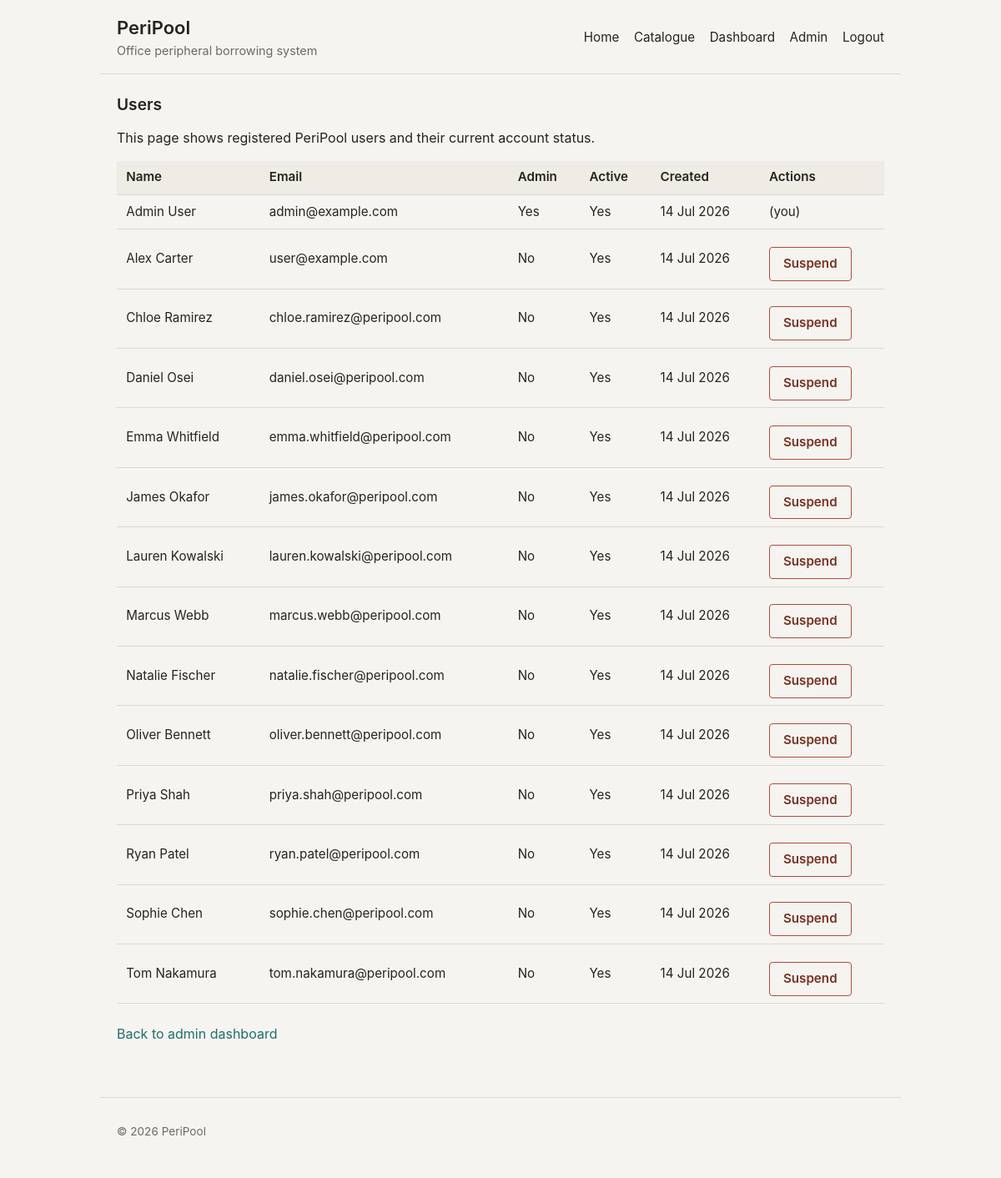
Page /admin/users (signed in) on the committed database.
### app/models.py (models this page shows, shortened)
class User(db.Model, UserMixin):
    __tablename__ = 'users'
    id = db.Column(db.Integer, primary_key=True)
    name = db.Column(db.String(100), nullable=False)
    email = db.Column(db.String(150), unique=True, nullable=False, index=True)
    password_hash = db.Column(db.String(255), nullable=False)
    is_admin = db.Column(db.Boolean, nullable=False, default=False)
    is_active = db.Column(db.Boolean, nullable=False, default=True)
    created_at = db.Column(db.DateTime, nullable=False, default=get_utc_now)
    updated_at = db.Column(
        db.DateTime,
        nullable=False,
        default=get_utc_now,
        onupdate=get_utc_now
    )
    borrow_records = db.relationship("BorrowRecord", back_populates="user")
    reviews = db.relationship("ItemReview", back_populates="user")

### app/blueprints/admin.py (the view)
@admin.route('/users')
@admin_required
def users():
    all_users = User.query.order_by(User.name).all()
    return render_template(
        'admin_users.html',
        users=all_users
    )

### app/models.py (called while the page is built)
@login_manager.user_loader
def load_user(user_id):
    return db.session.get(User, int(user_id))

### app/templates/admin_users.html (shortened to what this page needs)
{% extends "base.html" %}
{% block content %}
<section>
    <h2>Users</h2>
    <p>
        This page shows registered PeriPool users and their current account status.
    </p>
    {% if users %}
        <table>
            <thead>
                <tr>
                    <th>Name</th>
                    <th>Email</th>
                    <th>Admin</th>
                    <th>Active</th>
                    <th>Created</th>
                    <th>Actions</th>
                </tr>
            </thead>
            <tbody>
                {% for user in users %}
                    <tr>
                        <td data-label="Name">{{ user.name }}</td>
                        <td data-label="Email">{{ user.email }}</td>
                        <td data-label="Admin">{{ 'Yes' if user.is_admin else 'No' }}</td>
                        <td data-label="Active">{{ 'Yes' if user.is_active else 'No' }}</td>
                        <td data-label="Created">
                            {% if user.created_at %}
                                {{ user.created_at.strftime('%d %b %Y') }}
                            {% else %}
                                Not recorded
                            {% endif %}
                        </td>
                        <td data-label="Actions">
                            {% if user.id != current_user.id %}
                                <form
                                    method="post"
                                    action="{{ url_for('admin.toggle_user_active', user_id=user.id) }}"
                                    data-confirm="{{ 'Reactivate' if not user.is_active else 'Suspend' }} {{ user.name }}?"
                                >
                                    <button type="submit">{{ 'Reactivate' if not user.is_active else 'Suspend' }}</button>
                                </form>
                            {% else %}
                                (you)
                            {% endif %}
                        </td>
                    </tr>
                {% endfor %}
            </tbody>
        </table>
    {% else %}
        <p>No users found.</p>
    {% endif %}
    <p>
        <a href="{{ url_for('admin.dashboard') }}">Back to admin dashboard</a>
    </p>
</section>
{% endblock %}

### app/static/css/style.css (style rules this page uses)
:root { --color-bg: #f5f4f0; --color-surface: #ffffff; --color-surface-muted: #eeece5; --color-text: #26241f; --color-text-muted: #6b6a62; --color-border: #dcd8cd; --color-accent: #1f6f6b; --color-accent-hover: #17534f; --color-accent-contrast: #ffffff; --color-focus-ring: rgba(31, 111, 107, 0.25); --color-success-bg: #eaf3ea; --color-success-text: #2f5f33; --color-success-border: #4b8f52; --color-danger-bg: #f7e9e6; --color-danger-text: #7a3122; --color-danger-border: #b5493a; --color-warning-bg: #f7efe0; --color-warning-text: #6b4c14; --color-warning-border: #a97a1f; --color-info-bg: #e8eef2; --color-info-text: #2c4a5c; --color-info-border: #3d6b8a; --radius: 4px; --max-width: 960px; }
* { box-sizing: border-box; }
body { margin: 0; background: var(--color-bg); color: var(--color-text); font-family: -apple-system, BlinkMacSystemFont, "Segoe UI", Roboto, "Helvetica Neue", Arial, sans-serif; font-size: 16px; line-height: 1.5; }
h1, h2, h3 { line-height: 1.25; font-weight: 600; }
h2 { font-size: 1.2rem; margin-top: 0; }
a { color: var(--color-accent); text-decoration: none; }
section { margin-bottom: 1rem; }
table { width: 100%; border-collapse: collapse; margin-bottom: 1.5rem; font-size: 0.95rem; }
th, td { text-align: left; padding: 0.55rem 0.7rem; border-bottom: 1px solid var(--color-border); }
thead th { background: var(--color-surface-muted); font-weight: 600; border-bottom: 1px solid var(--color-border); }
form { max-width: 30rem; }
button, .button { display: inline-block; margin-top: 0.75rem; padding: 0.5rem 1rem; background: var(--color-accent); color: var(--color-accent-contrast); border: 1px solid transparent; border-radius: var(--radius); font: inherit; font-weight: 600; cursor: pointer; }
form[data-confirm] button { background: transparent; color: var(--color-danger-text); border-color: var(--color-danger-border); }

### rows in the picture
User: name "Admin User", email "admin@example.com", is_admin "Yes", is_active "Yes", created_at "14 Jul 2026", shows "(you)"
User: name "Alex Carter", email "user@example.com", is_admin "No", is_active "Yes", created_at "14 Jul 2026", is_active "Suspend"
User: name "Chloe Ramirez", email "chloe.ramirez@peripool.com", is_admin "No", is_active "Yes", created_at "14 Jul 2026", is_active "Suspend"
User: name "Daniel Osei", email "daniel.osei@peripool.com", is_admin "No", is_active "Yes", created_at "14 Jul 2026", is_active "Suspend"
User: name "Emma Whitfield", email "emma.whitfield@peripool.com", is_admin "No", is_active "Yes", created_at "14 Jul 2026", is_active "Suspend"
User: name "James Okafor", email "james.okafor@peripool.com", is_admin "No", is_active "Yes", created_at "14 Jul 2026", is_active "Suspend"
User: name "Lauren Kowalski", email "lauren.kowalski@peripool.com", is_admin "No", is_active "Yes", created_at "14 Jul 2026", is_active "Suspend"
User: name "Marcus Webb", email "marcus.webb@peripool.com", is_admin "No", is_active "Yes", created_at "14 Jul 2026", is_active "Suspend"
User: name "Natalie Fischer", email "natalie.fischer@peripool.com", is_admin "No", is_active "Yes", created_at "14 Jul 2026", is_active "Suspend"
User: name "Oliver Bennett", email "oliver.bennett@peripool.com", is_admin "No", is_active "Yes", created_at "14 Jul 2026", is_active "Suspend"
User: name "Priya Shah", email "priya.shah@peripool.com", is_admin "No", is_active "Yes", created_at "14 Jul 2026", is_active "Suspend"
User: name "Ryan Patel", email "ryan.patel@peripool.com", is_admin "No", is_active "Yes", created_at "14 Jul 2026", is_active "Suspend"
User: name "Sophie Chen", email "sophie.chen@peripool.com", is_admin "No", is_active "Yes", created_at "14 Jul 2026", is_active "Suspend"
User: name "Tom Nakamura", email "tom.nakamura@peripool.com", is_admin "No", is_active "Yes", created_at "14 Jul 2026", is_active "Suspend"
